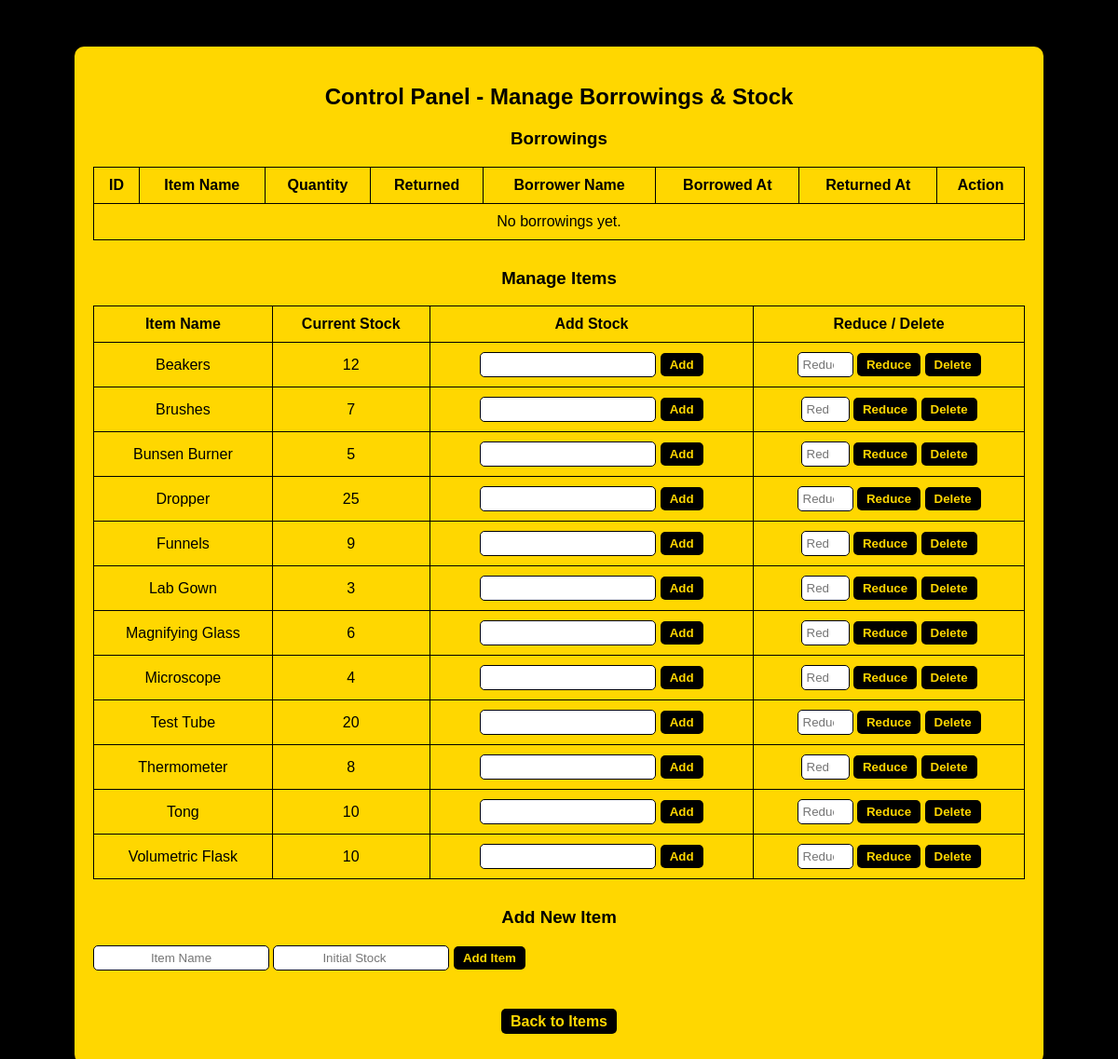
The app's page /control_panel.php (signed in) with its own data.
### tables this page shows
CREATE TABLE `items` (
  `id` int(11) NOT NULL,
  `item_name` varchar(100) NOT NULL,
  `stock` int(11) NOT NULL
);

### control_panel.php (the view, shortened to what this page needs)
<?php
include 'config.php';
$borrowings = $conn->query("SELECT * FROM borrowings ORDER BY borrowed_at DESC");
$items = $conn->query("SELECT * FROM items ORDER BY item_name ASC");
?>
<!DOCTYPE html>
<html lang="en">
<head>
</head>
<body>
<div class="container">
<h2>Control Panel - Manage Borrowings & Stock</h2>
<h3>Borrowings</h3>
<table>
<tr>
    <th>ID</th>
    <th>Item Name</th>
    <th>Quantity</th>
    <th>Returned</th>
    <th>Borrower Name</th>
    <th>Borrowed At</th>
    <th>Returned At</th>
    <th>Action</th>
</tr>
<?php
if($borrowings->num_rows > 0){
    while($row = $borrowings->fetch_assoc()){
        $quantity_returned = $row['quantity_returned'] ?? 0;
        $remaining = $row['quantity'] - $quantity_returned;
        echo "<tr>";
        echo "<td>".$row['id']."</td>";
        echo "<td>".$row['item_name']."</td>";
        echo "<td>".$row['quantity']."</td>";
        echo "<td>$quantity_returned / ".$row['quantity']."</td>";
        echo "<td>".$row['borrower_name']."</td>";
        echo "<td>".$row['borrowed_at']."</td>";
        echo "<td>".($row['returned_at'] ?? '-')."</td>";
        if($remaining > 0){
            echo "<td>
            <form method='post'>
                <input type='hidden' name='borrow_id' value='".$row['id']."'>
                <input type='number' name='return_quantity' min='1' max='$remaining' value='$remaining' required>
                <input type='submit' name='partial_return' value='Return'>
            </form>
            </td>";
        } else {
            echo "<td>Returned</td>";
        }
        echo "</tr>";
    }
} else {
    echo "<tr><td colspan='8'>No borrowings yet.</td></tr>";
}
?>
</table>
<h3>Manage Items</h3>
<table>
<tr>
    <th>Item Name</th>
    <th>Current Stock</th>
    <th>Add Stock</th>
    <th>Reduce / Delete</th>
</tr>
<?php
if($items->num_rows > 0){
    while($item = $items->fetch_assoc()){
        echo "<tr>";
        echo "<td>".$item['item_name']."</td>";
        echo "<td>".$item['stock']."</td>";
        echo "<td>
            <form method='post'>
                <input type='hidden' name='item_id' value='".$item['id']."'>
                <input type='number' name='additional_stock' min='1' required>
                <input type='submit' name='add_stock' value='Add'>
            </form>
        </td>";
        echo "<td>
            <form method='post' style='display:inline-block;'>
                <input type='hidden' name='item_id' value='".$item['id']."'>
                <input type='number' name='reduce_stock' min='1' max='".$item['stock']."' placeholder='Reduce' required>
                <input type='submit' name='reduce_item_stock' value='Reduce'>
            </form>
            <form method='post' style='display:inline-block;'>
                <input type='hidden' name='item_id' value='".$item['id']."'>
                <input type='submit' name='delete_item' value='Delete' onclick='return confirm(\"Are you sure you want to delete this item?\");'>
            </form>
        </td>";
        echo "</tr>";
    }
}
?>
</table>
<h3>Add New Item</h3>
<form method="post" style="text-align:center; margin-bottom:30px;">
    <input type="text" name="new_item_name" placeholder="Item Name" required>
    <input type="number" name="new_item_stock" min="1" placeholder="Initial Stock" required>
    <input type="submit" name="add_new_item" value="Add Item">
</form>
<p style="text-align:center;">
    <a href="items.php" class="button">Back to Items</a>
</p>
</div>
</body>
</html>

### control_panel.php (style rules this page uses)
body { background-color: black; font-family: Arial, sans-serif; }
.container { width: 1000px; margin: 50px auto; background-color: gold; padding: 20px; border-radius: 10px; }
h2, h3 { text-align: center; color: black; }
table { width: 100%; border-collapse: collapse; text-align: center; margin-bottom: 30px; }
th, td { padding: 10px; border: 1px solid black; color: black; }
th { background-color: #ffd700; color: black; }
a.button { color: gold; background-color: black; padding: 5px 10px; border-radius: 5px; text-decoration: none; font-weight: bold; }
form { display: inline-block; }
input[type=number], input[type=text] { padding: 5px; border-radius: 5px; border: 1px solid black; text-align: center; }
input[type=submit] { padding: 5px 10px; border-radius: 5px; border: none; background-color: black; color: gold; font-weight: bold; cursor: pointer; }

### records on screen
items: item_name "Beakers", stock "12"
items: item_name "Brushes", stock "7"
items: item_name "Bunsen Burner", stock "5"
items: item_name "Dropper", stock "25"
items: item_name "Funnels", stock "9"
items: item_name "Lab Gown", stock "3"
items: item_name "Magnifying Glass", stock "6"
items: item_name "Microscope", stock "4"
items: item_name "Test Tube", stock "20"
items: item_name "Thermometer", stock "8"
items: item_name "Tong", stock "10"
items: item_name "Volumetric Flask", stock "10"
